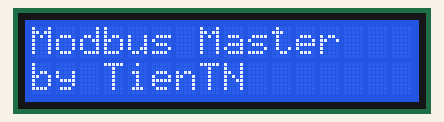
This sketch was run on a simulated Arduino Uno, built with avr-gcc and run on an emulated ATmega328P. Parts: 16×2 character LCD.

Above: at 0.2 s.
At 2.2 s:
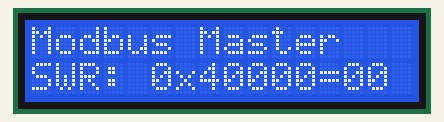
At 8.3 s:
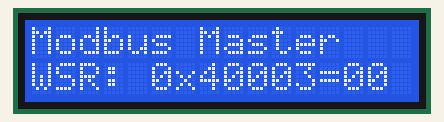
At 15.3 s:
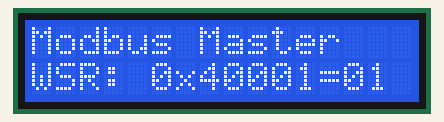
At 25.3 s:
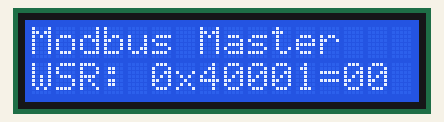
At 38.4 s:
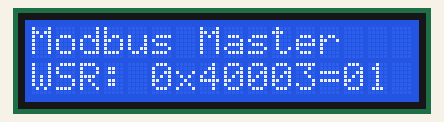

Measured:
- what the display in image 1 shows lasts 3.0 s, from 2.2 s to 5.2 s
- what the display in image 2 shows lasts 4.0 s, from 8.2 s to 12.2 s

The sketch:

uno_modbus_master_softserial.ino
```cpp
#include <ModbusMaster.h>
#include <SoftwareSerial.h>

#include <Wire.h>
#include <hd44780.h>
#undef hd44780_h // undefine this so the example sketch does not think hd44780 is being used.
#include <hd44780ioClass/hd44780_I2Cexp.h>

hd44780_I2Cexp lcd;

SoftwareSerial mySerial(10, 11); // RX, TX

//https://circuitdigest.com/microcontroller-projects/rs-485-modbus-serial-communication-with-arduino-as-master
//but the library in the article is old and cannot build (error)
//so I modified everything
//  to use the ModBusMaster lib from standard Libraries Manager (https://github.com/4-20ma/ModbusMaster)
//
// Note: USB-RS485 must be removed during flashing Uno

ModbusMaster node;

void setup()
{
  lcd.init();

  lcd.begin(16,2);

  lcd.setCursor(0,0);
  lcd.print("Modbus Master");
  lcd.setCursor(0,1);
  lcd.print("by TienTN");

  //pinMode(4,INPUT);
  //pinMode(5,INPUT);

  Serial.begin(9600);
  mySerial.begin(9600);
  node.begin(1, mySerial);

  delay(2000);
  lcd.clear();
}

bool isOdd = false;
void loop()
{
  lcd.setCursor(0,0);
  lcd.print("Modbus Master");

  lcd.setCursor(0,1);
  if (isOdd)
    lcd.print("SWR: 0x40000=01");
  else
    lcd.print("SWR: 0x40000=00");

  if (isOdd)
    node.writeSingleRegister(0x40000,1);               //Writes 1 to 0x40000 holding register
   else
     node.writeSingleRegister(0x40000,0);

  delay(1000);
  lcd.setCursor(0,1);
  lcd.print("WSR: 0x40001");
  if (isOdd)
    node.writeSingleRegister(0x40001,1);               //Writes 1 to 0x40001 holding register
   else
     node.writeSingleRegister(0x40001,0);

  delay(1000);
  lcd.setCursor(0,1);
  lcd.print("WSR: 0x40003");
  if (isOdd)
    node.writeSingleRegister(0x40003,1);               //Writes 1 to 0x40001 holding register
   else
     node.writeSingleRegister(0x40003,0);

  isOdd = !isOdd;

  delay(2000);
  lcd.clear();

}
```
